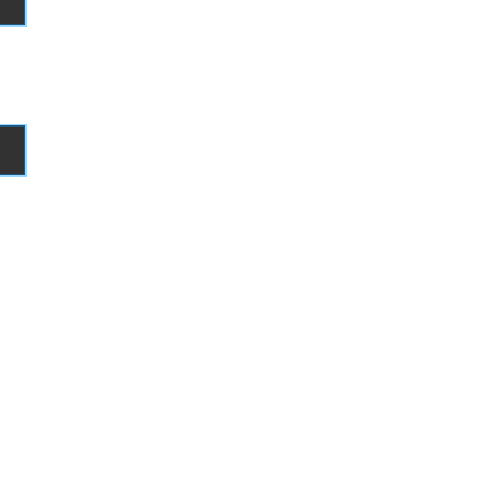
Frame 1 (no input)
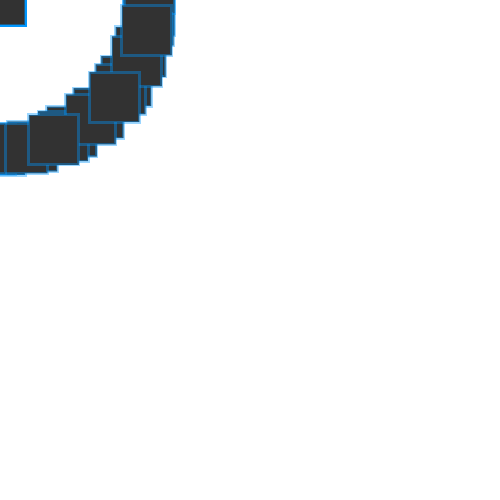
Frame 60 (the mouse pressed at the canvas centre just before this capture)
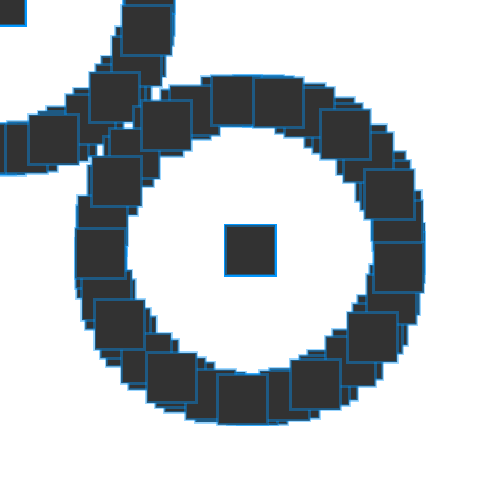
Frame 120 (the mouse held since frame 60 and released just before this capture)

The Processing sketch that drew these frames (run headless with seeded random() and noise(); from frame 60 on, the mouse is pressed at the canvas centre):

// Processing sketch: test_37_pde
// ── test_37_pde.pde
class Rectangle {
   float cX;
   float cY;
   float cSize;
   
   void setCenter(float cX, float cY) {
      this.cX = cX;
      this.cY = cY;
   }
   
   void setSize(float cSize) {
      this.cSize = cSize; 
   }
   
   void render() {
      rect(this.cX, this.cY, this.cSize, this.cSize); 
   }
}

Rectangle rectObj = new Rectangle();
Rectangle rectObj2 = new Rectangle();
float counter = 0;

void setup() {
   size(500, 500);
   background(255);
   smooth();
   strokeWeight(3);
   stroke(0, 150, 255, 100);
   rectMode(CENTER);
   rectObj.setSize(50);
   rectObj2.setSize(50);
   //noLoop();
}

void draw() {
   fill(50);
   float objX = mouseX + sin(counter) * 150;
   float objY = mouseY + cos(counter) * 150;
   
   rectObj.setCenter(mouseX, mouseY);
   rectObj.render();
   rectObj2.setCenter(objX, objY);
   rectObj2.render();
   
   counter += 0.5;
}

void mouseClicked() {
   float curSize = rectObj2.cSize;
   curSize += 5;
   rectObj2.setSize(curSize);
}
